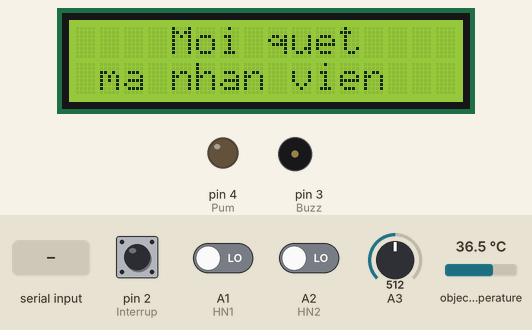
Simulated run of this sketch. Board: Arduino Uno, built with avr-gcc and run on an emulated ATmega328P. Shown: 16×2 character LCD, output pins drawn as LEDs (lit = HIGH), buzzer (waves = sounding, pin HIGH). Inputs (shaded band) come from the test bench; at power-on: object temperature 36.5 °C, pin 2 (Interrup) HIGH, A1 (HN1) LOW, A2 (HN2) LOW, A3 = 512.

Above: at 1.2 s.
1.3 s: "1" received over the second serial link
At 2.9 s:
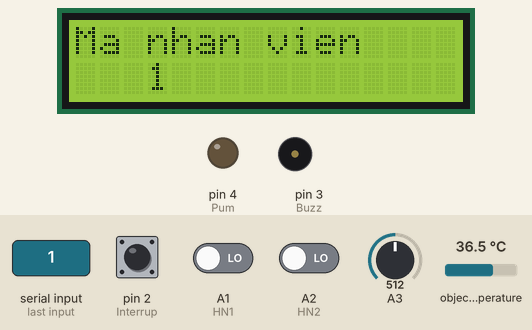
4.3 s: object temperature set to 37 °C
At 5.1 s:
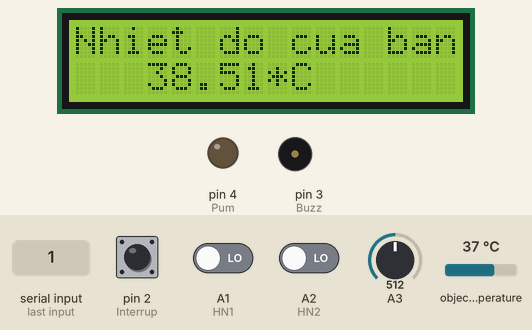
7.0 s: object temperature set to 37.7 °C
9.0 s: "0" received over the second serial link
At 11.1 s:
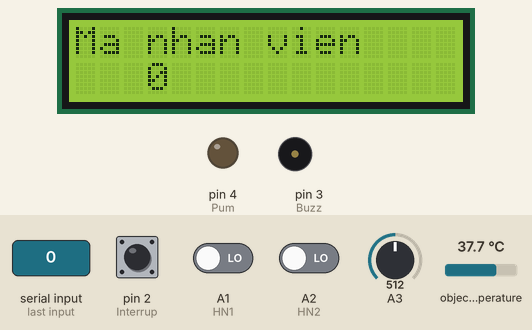
12.0 s: object temperature set to 20 °C
At 13.5 s:
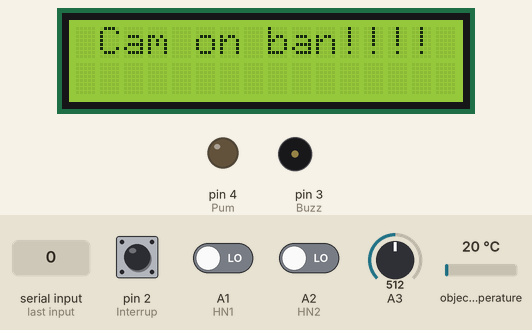
14.5 s: pin 2 (Interrup) pulsed LOW 5 times (0.12 s each, 0.3 s apart)
At 16.7 s:
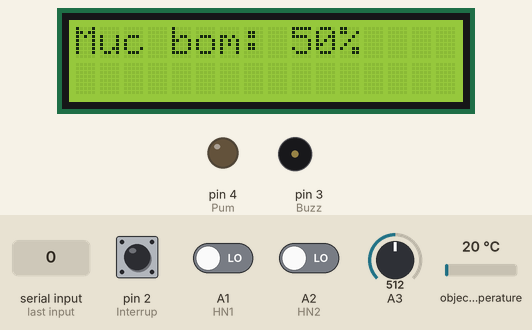
Timing chart, 0 to 18.2 s (numbered marks = the images above; inputs shaded):
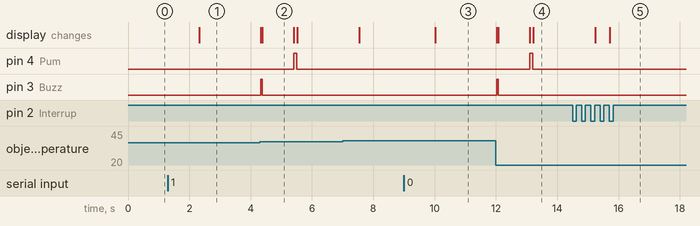

The sketch:

ArduinoUno.ino
```cpp
#include <LiquidCrystal_I2C.h>
#include <Adafruit_MLX90614.h>
#include <SoftwareSerial.h>

#define Rx1 12
#define Tx1 13
#define Rx2 11
#define Tx2 10
#define Buzz 3
#define Pum 4
#define HN1 A1
#define HN2 A2
#define Interrup 2

Adafruit_MLX90614 mlx = Adafruit_MLX90614();
LiquidCrystal_I2C lcd(0x27,16,2);
SoftwareSerial my1(Rx1 ,Tx1);
SoftwareSerial my2(Rx2 ,Tx2);
String Data = "";
int Mode;
int percent = 1;
int a = 0;
void SetTimePumb()
{
  if(digitalRead(Interrup) == 0){
    a++;
    if(a==1)
    {
      Mode = 4;
    }
    else if(a==2){
      Mode = 5;
      a = 0;
   }
  }
}

void setup() {
  // put your setup code here, to run once:
  pinMode(Buzz,OUTPUT);
  pinMode(Pum,OUTPUT);
  pinMode(HN1,INPUT);
  pinMode(HN2,INPUT);
  pinMode(Interrup, INPUT_PULLUP);
  attachInterrupt(digitalPinToInterrupt(Interrup),SetTimePumb, CHANGE);
  mlx.begin();
  lcd.init();
  lcd.backlight();
  my2.begin(9600);
  my1.begin(9600);
  Mode = 1;
  displayStart();
}

void loop() {
 if(Mode == 1){
    ReadID();
 }
 else if(Mode == 2){
    ReadTemperture();
 }
 else if(Mode == 3){
    Pumb(percent);
    }
  else if(Mode == 4){
    ReadAnalog();
  }
  else if(Mode == 5){
    displayStart();
    Mode = 1;
  }
}
void ReadID(){
  if(my1.available())
  {
    String Id = my1.readString();
    Data = "?id=" + Id;
    lcd.clear();
    lcd.setCursor(0,0);
    lcd.print("Ma nhan vien");
    lcd.setCursor(3,1);
    lcd.print(Id);
    delay(2000);
    lcd.clear();
    lcd.setCursor(1,0);
    lcd.print("Moi do nhiet do");
    Mode = 2;
    }
}


void ReadTemperture(){
  if(digitalRead(HN1) == LOW){
    digitalWrite(Buzz,HIGH);
    float temp = mlx.readObjectTempC();
    Data = Data + "&temp=" + String(temp+1.5);
    my2.print(Data);
    lcd.clear();
    lcd.setCursor(0,0);
    lcd.print("Nhiet do cua ban");
    lcd.setCursor(3,1);
    lcd.print(temp+1.5);
    lcd.setCursor(8,1);
    lcd.print("*C");
    digitalWrite(Buzz,LOW);
    if(temp > 37.5){
      lcd.clear();
      lcd.setCursor(0,0);
      lcd.print("Ban dang bi sot");
      digitalWrite(Buzz,HIGH);
      delay(5000);
      digitalWrite(Buzz,LOW);
      Mode = 3;
      lcd.clear();
      lcd.setCursor(3,0);
      lcd.print("Moi sat");
      lcd.setCursor(2,1);
      lcd.print("khuan tay");
    }else{
      delay(1000);
      Mode = 3;
      lcd.clear();
      lcd.setCursor(3,0);
      lcd.print("Moi sat");
      lcd.setCursor(2,1);
      lcd.print("khuan tay");
    }
  }
}

void Pumb(int percent){
  if(digitalRead(HN2) == LOW){
        digitalWrite(Pum,HIGH);
        delay(percent*100);
        digitalWrite(Pum,LOW);
        lcd.clear();
        lcd.setCursor(1,0);
        lcd.print("Cam on ban!!!!");
        delay(2000);
        displayStart();
        Mode = 1;
    }
}

void ReadAnalog(){
  percent = map(analogRead(A3),0,1024,1,10);
  String t = String((percent*10)) + "%";
  lcd.clear();
  lcd.setCursor(0,0);
  lcd.print("Muc bom: ");
  lcd.setCursor(9,0);
  lcd.print(t);
  delay(500);
}

void displayStart(){
    lcd.clear();
    lcd.setCursor(0,0);
    lcd.print("    Moi quet");
    lcd.setCursor(1,1);
    lcd.print("ma nhan vien");
}
```

Measured:
- after the input at 1.3 s, the display: changes after 1.0 s (image 1)
- after the input at 9.0 s, the display: changes after 1.0 s (image 3)
- after the input at 12.0 s, pin 4 (Pum): LOW → HIGH after 1.1 s, → LOW 0.10 s later; pin 3 (Buzz): goes on until 12.1 s, then stays LOW; the display: first differs from a run without the input after 0.08 s (image 4 shows a later state)
- after the input at 14.5 s, the display: first differs from a run without the input after 1.2 s (image 5)
- what the display in image 2 shows lasts 1.0 s, from 4.4 s to 5.4 s
